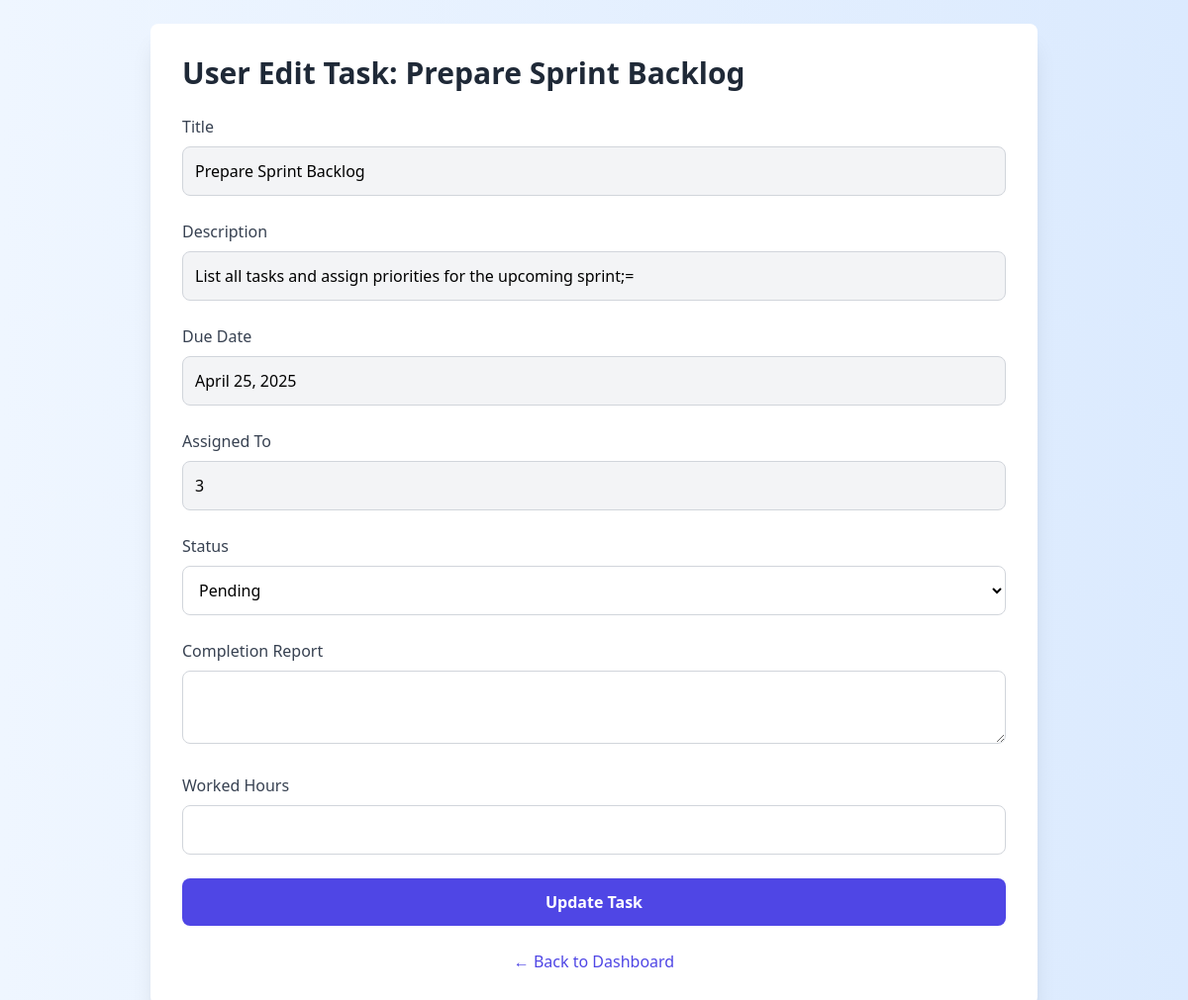
The app's page /tasks/task/edit/4/, older data.
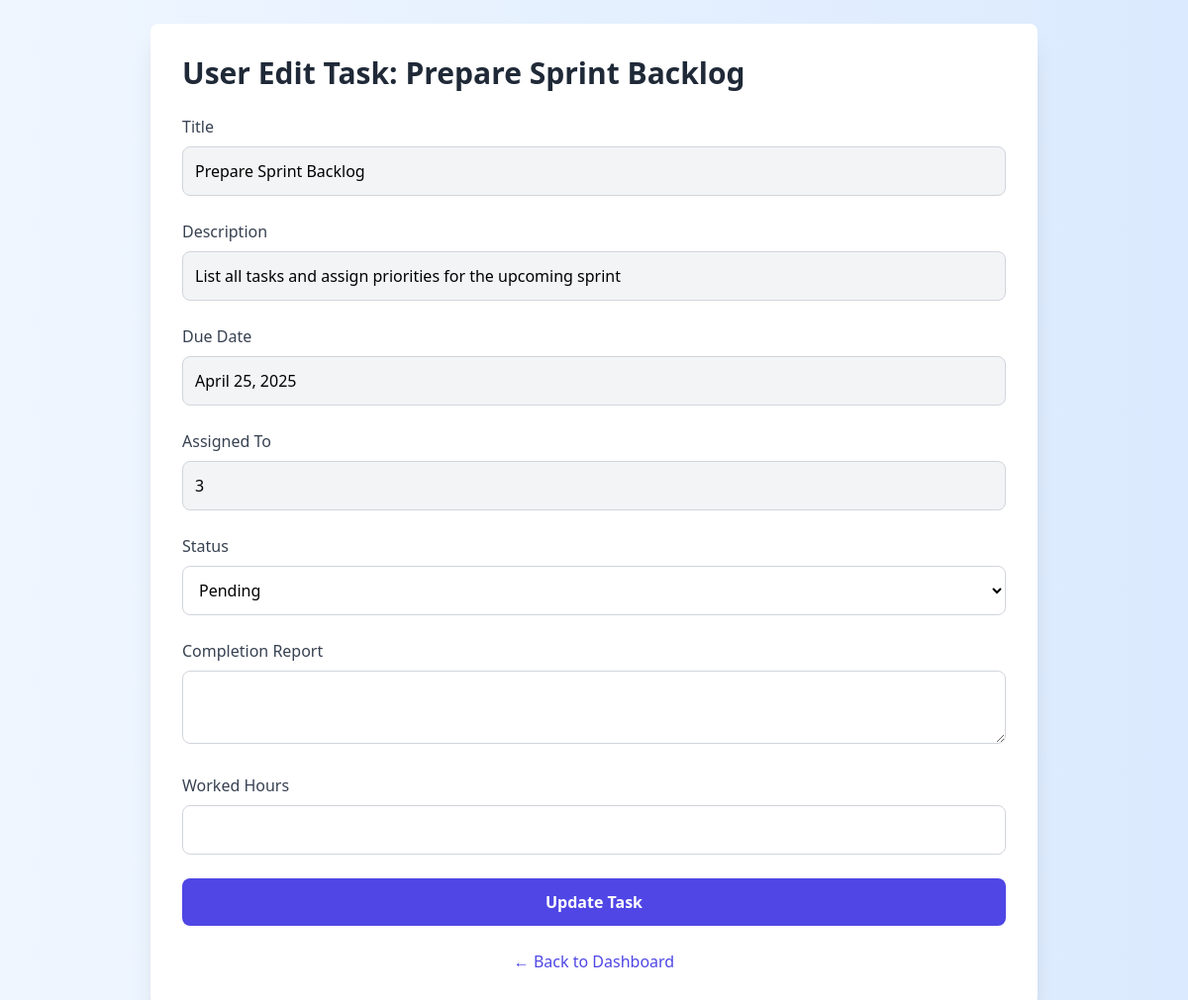
The same page, newer data.
### tasks/models.py (models this page shows)
class Task(models.Model):
    STATUS_CHOICES = (
        ('PENDING', 'Pending'),
        ('IN_PROGRESS', 'In Progress'),
        ('COMPLETED', 'Completed'),
    )
    title = models.CharField(max_length=255)
    description = models.TextField()
    assigned_to = models.ForeignKey(
        settings.AUTH_USER_MODEL, related_name='tasks', on_delete=models.CASCADE,
        limit_choices_to={'role': 'USER'}
    )
    due_date = models.DateField()
    status = models.CharField(max_length=20, choices=STATUS_CHOICES, default='PENDING')
    completion_report = models.TextField(blank=True, null=True)
    worked_hours = models.PositiveIntegerField(blank=True, null=True)
    created_at = models.DateTimeField(auto_now_add=True)
    def __str__(self):
        return self.title

### tasks/views.py (the view)
# urls.py: path('task/edit/<int:task_id>/', user_edit_task, name='user-edit-task'),
def user_edit_task(request, task_id):
    task = get_object_or_404(Task, id=task_id)
    print('user_edit_task',task)
    if request.method == 'POST':
        form = UserTaskForm(request.POST, instance=task)
        print(form.is_valid(),form.errors)
        if form.is_valid():
            task.status = form.cleaned_data['status']
            task.completion_report = form.cleaned_data['completion_report']
            task.worked_hours = form.cleaned_data['worked_hours']
            task.save()
            return redirect('user-dashboard')
    else:
        form = TaskForm(instance=task)
    return render(request, 'user_edit_task.html', {'form': form, 'task': task})

### tasks/forms.py
class TaskForm(forms.ModelForm):
    class Meta:
        model = Task
        fields = ['title', 'description', 'assigned_to', 'due_date', 'status', 'completion_report', 'worked_hours']
        widgets = {
            'due_date': forms.DateInput(attrs={'type': 'date'}),
            'description': forms.Textarea(attrs={'rows': 3}),
            'completion_report': forms.Textarea(attrs={'rows': 3}),
        }

### templates/user_edit_task.html (shortened to what this page needs)
<!DOCTYPE html>
<html lang="en">
<head>
  <script src="https://cdn.tailwindcss.com"></script>
</head>
<body class="bg-gradient-to-r from-blue-50 to-blue-100 font-sans p-6">
  <div class="max-w-4xl mx-auto bg-white p-8 rounded-lg shadow-xl">
    <h2 class="text-3xl font-semibold mb-6 text-gray-800">User Edit Task: {{ task.title }}</h2>
    <form method="post" class="space-y-6">
      <div class="space-y-2">
        <label class="text-gray-700 font-medium">Title</label>
        <div class="w-full border border-gray-300 p-3 rounded-lg bg-gray-100 cursor-not-allowed">
          {{ form.title.value }}
        </div>
      </div>
      <div class="space-y-2">
        <label class="text-gray-700 font-medium">Description</label>
        <div class="w-full border border-gray-300 p-3 rounded-lg bg-gray-100 cursor-not-allowed">
          {{ form.description.value }}
        </div>
      </div>
      <div class="space-y-2">
        <label class="text-gray-700 font-medium">Due Date</label>
        <div class="w-full border border-gray-300 p-3 rounded-lg bg-gray-100 cursor-not-allowed">
          {{ form.due_date.value }}
        </div>
      </div>
      <div class="space-y-2">
        <label class="text-gray-700 font-medium">Assigned To</label>
        <div class="w-full border border-gray-300 p-3 rounded-lg bg-gray-100 cursor-not-allowed">
          {{ form.assigned_to.value }}
        </div>
      </div>
      <div class="space-y-2">
        <label for="id_status" class="text-gray-700 font-medium">Status</label>
        <select id="id_status" name="status" class="w-full border border-gray-300 p-3 rounded-lg bg-white">
          <option value="PENDING" {% if form.status.value == 'PENDING' %}selected{% endif %}>Pending</option>
        </select>
      </div>
      <div class="space-y-2">
        <label for="id_completion_report" class="text-gray-700 font-medium">Completion Report</label>
        <textarea class="w-full border border-gray-300 p-3 rounded-lg bg-white" name="completion_report">{{ form.completion_report.value }}</textarea>
      </div>
      <div class="space-y-2">
        <label for="id_worked_hours" class="text-gray-700 font-medium">Worked Hours</label>
        <input type="number" name="worked_hours" value="{{ form.worked_hours.value }}" class="w-full border border-gray-300 p-3 rounded-lg bg-white">
      </div>
      <button type="submit" class="w-full bg-indigo-600 hover:bg-indigo-700 text-white font-semibold py-3 rounded-lg focus:ring-2 focus:ring-indigo-500">
        Update Task
      </button>
    </form>
    <div class="mt-6 text-center">
      <button onclick="history.back()" class="text-indigo-600 hover:underline">← Back to Dashboard</button>
    </div>
  </div>
</body>
</html>

Row changes from the older to the newer data that the page shows:
changed Task "Prepare Sprint Backlog": description.value "List all tasks and assign priorities for the upcoming sprint;=" → "List all tasks and assign priorities for the upcoming sprint"
